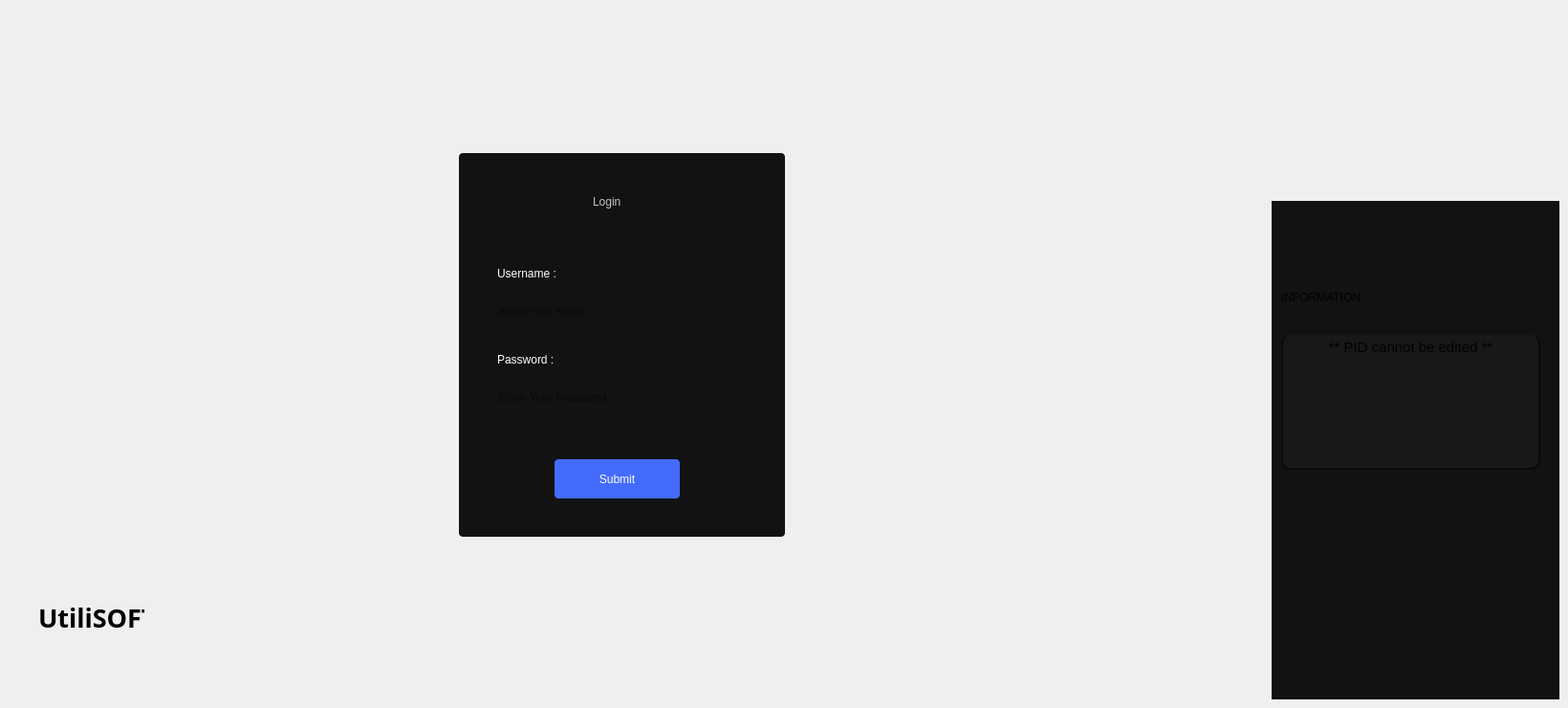
    <widget class="QWidget" name="login">
     <widget class="QWidget" name="widget_96" native="true">
      <property name="geometry">
       <rect>
        <x>1330</x>
        <y>210</y>
        <width>301</width>
        <height>521</height>
       </rect>
      </property>
      <property name="styleSheet">
       <string notr="true">background:#121212;
border: 2px solid #0a0a0a;
border-top:none;</string>
      </property>
      <widget class="QWidget" name="widget_97" native="true">
       <property name="geometry">
        <rect>
         <x>10</x>
         <y>140</y>
         <width>271</width>
         <height>141</height>
        </rect>
       </property>
       <property name="styleSheet">
        <string notr="true">border-radius: 10px;
background:#181818;</string>
       </property>
       <widget class="QTextEdit" name="textEdit_2">
        <property name="geometry">
         <rect>
          <x>0</x>
          <y>0</y>
          <width>271</width>
          <height>141</height>
         </rect>
        </property>
        <property name="styleSheet">
         <string notr="true">font: 12pt &quot;Microsoft Sans Serif&quot;;</string>
        </property>
        <property name="html">
         <string>&lt;!DOCTYPE HTML PUBLIC &quot;-//W3C//DTD HTML 4.0//EN&quot; &quot;http://www.w3.org/TR/REC-html40/strict.dtd&quot;&gt;
&lt;html&gt;&lt;head&gt;&lt;meta name=&quot;qrichtext&quot; content=&quot;1&quot; /&gt;&lt;meta charset=&quot;utf-8&quot; /&gt;&lt;style type=&quot;text/css&quot;&gt;
p, li { white-space: pre-wrap; }
hr { height: 1px; border-width: 0; }
li.unchecked::marker { content: &quot;\2610&quot;; }
li.checked::marker { content: &quot;\2612&quot;; }
&lt;/style&gt;&lt;/head&gt;&lt;body style=&quot; font-family:'Microsoft Sans Serif'; font-size:12pt; font-weight:400; font-style:normal;&quot;&gt;
&lt;p align=&quot;center&quot; style=&quot; margin-top:0px; margin-bottom:0px; margin-left:0px; margin-right:0px; -qt-block-indent:0; text-indent:0px;&quot;&gt;&lt;span style=&quot; font-family:'Segoe UI'; font-size:11pt;&quot;&gt;** PID cannot be edited **&lt;/span&gt;&lt;/p&gt;
&lt;p align=&quot;center&quot; style=&quot;-qt-paragraph-type:empty; margin-top:0px; margin-bottom:0px; margin-left:0px; margin-right:0px; -qt-block-indent:0; text-indent:0px; font-family:'Segoe UI'; font-size:11pt;&quot;&gt;&lt;br /&gt;&lt;/p&gt;
&lt;p align=&quot;center&quot; style=&quot;-qt-paragraph-type:empty; margin-top:0px; margin-bottom:0px; margin-left:0px; margin-right:0px; -qt-block-indent:0; text-indent:0px; font-family:'Segoe UI'; font-size:11pt;&quot;&gt;&lt;br /&gt;&lt;/p&gt;&lt;/body&gt;&lt;/html&gt;</string>
        </property>
       </widget>
      </widget>
      <widget class="QWidget" name="widget_98" native="true">
       <property name="geometry">
        <rect>
         <x>980</x>
         <y>0</y>
         <width>301</width>
         <height>720</height>
        </rect>
       </property>
       <property name="styleSheet">
        <string notr="true">background:#0a0a0a;
border: 2px solid #121212;
border-top:none;</string>
       </property>
       <widget class="QLabel" name="label_286">
        <property name="geometry">
         <rect>
          <x>20</x>
          <y>20</y>
          <width>111</width>
          <height>61</height>
         </rect>
        </property>
        <property name="styleSheet">
         <string notr="true">font: 16pt &quot;Sans Serif Collection&quot;;
border:none;</string>
        </property>
        <property name="text">
         <string>Overview</string>
        </property>
       </widget>
       <widget class="QWidget" name="widget_99" native="true">
        <property name="geometry">
         <rect>
          <x>20</x>
          <y>80</y>
          <width>271</width>
          <height>141</height>
         </rect>
        </property>
        <property name="styleSheet">
         <string notr="true">border-radius: 10px;
background:#181818;</string>
        </property>
        <widget class="QLabel" name="label_287">
         <property name="geometry">
          <rect>
           <x>30</x>
           <y>20</y>
           <width>71</width>
           <height>21</height>
          </rect>
         </property>
         <property name="styleSheet">
          <string notr="true">color:#494949;
</string>
         </property>
         <property name="text">
          <string>Total Sales:</string>
         </property>
        </widget>
        <widget class="QLabel" name="label_290">
         <property name="geometry">
          <rect>
           <x>30</x>
           <y>60</y>
           <width>71</width>
           <height>21</height>
          </rect>
         </property>
         <property name="styleSheet">
          <string notr="true">color:#494949;
</string>
         </property>
         <property name="text">
          <string>Total Profit:</string>
         </property>
        </widget>
        <widget class="QLabel" name="label_291">
         <property name="geometry">
          <rect>
           <x>30</x>
           <y>100</y>
           <width>91</width>
           <height>21</height>
          </rect>
         </property>
         <property name="styleSheet">
          <string notr="true">color:#494949;
</string>
         </property>
         <property name="text">
          <string>Remaining Stock:</string>
         </property>
        </widget>
        <widget class="QLabel" name="label_292">
         <property name="geometry">
          <rect>
           <x>170</x>
           <y>20</y>
           <width>91</width>
           <height>16</height>
          </rect>
         </property>
         <property name="styleSheet">
          <string notr="true">border:none;
color:#adadad;</string>
         </property>
         <property name="text">
          <string>4000</string>
         </property>
        </widget>
        <widget class="QLabel" name="label_293">
         <property name="geometry">
          <rect>
           <x>170</x>
           <y>60</y>
           <width>91</width>
           <height>16</height>
          </rect>
         </property>
         <property name="styleSheet">
          <string notr="true">border:none;
color:#adadad;</string>
         </property>
         <property name="text">
          <string>23%</string>
         </property>
        </widget>
        <widget class="QLabel" name="label_294">
         <property name="geometry">
          <rect>
           <x>170</x>
           <y>100</y>
           <width>91</width>
           <height>16</height>
          </rect>
         </property>
         <property name="styleSheet">
          <string notr="true">border:none;
color:#adadad;</string>
         </property>
         <property name="text">
          <string>3978</string>
         </property>
        </widget>
       </widget>
       <widget class="QLabel" name="label_295">
        <property name="geometry">
         <rect>
          <x>30</x>
          <y>240</y>
          <width>141</width>
          <height>61</height>
         </rect>
        </property>
        <property name="styleSheet">
         <string notr="true">font: 16pt &quot;Sans Serif Collection&quot;;
border:none;</string>
        </property>
        <property name="text">
         <string>Weekly Report</string>
        </property>
       </widget>
       <widget class="QTableWidget" name="tableWidget_21">
        <property name="geometry">
         <rect>
          <x>20</x>
          <y>310</y>
          <width>271</width>
          <height>231</height>
         </rect>
        </property>
        <property name="styleSheet">
         <string notr="true">QTableWidget, QTableView {
    border: 1px solid #121212;
    border-radius: 5px;
    gridline-color: #ddd;
    background-color: #adadad;
    font-size: 10px;
    font-family: Arial, sans-serif;
    color: #333;
    selection-background-color: #0078D7;
    selection-color: white;
}

QHeaderView::section {
    background-color:#0a0a0a;
    color: white;
    padding: 4px;
    border: 1px solid #121212;
    font-size: 10px;
    font-weight: bold;
    text-align: center;
}

QTableWidget::item, QTableView::item {
    padding: 2px;
    border-bottom: 1px solid #ddd;
    text-align: center;
}

QTableWidget::item:selected, QTableView::item:selected {
    background-color: #0078D7;
    color: white;
}

QTableCornerButton::section {
    background-color: #adadad;
    border: 1px solid #adadad;
	border-top-left-radius: 8px;
  
}
</string>
        </property>
        <row/>
        <row/>
        <row/>
        <row/>
        <column>
         <property name="text">
          <string>Total Sales</string>
         </property>
        </column>
        <column>
         <property name="text">
          <string>Total Profit</string>
         </property>
        </column>
        <column>
         <property name="text">
          <string>Remaining Debtors</string>
         </property>
        </column>
        <column>
         <property name="text">
          <string>Remaining Stock</string>
         </property>
        </column>
        <item row="0" column="0">
         <property name="text">
          <string>2123</string>
         </property>
        </item>
       </widget>
      </widget>
      <widget class="QLabel" name="label_296">
       <property name="geometry">
        <rect>
         <x>10</x>
         <y>70</y>
         <width>181</width>
         <height>61</height>
        </rect>
       </property>
       <property name="styleSheet">
        <string notr="true">font: 16pt &quot;Sans Serif Collection&quot;;
border:none;</string>
       </property>
       <property name="text">
        <string>INFORMATION</string>
       </property>
      </widget>
      <widget class="QPushButton" name="pushButton_21">
       <property name="geometry">
        <rect>
         <x>250</x>
         <y>20</y>
         <width>21</width>
         <height>20</height>
        </rect>
       </property>
       <property name="styleSheet">
        <string notr="true">border:none;</string>
       </property>
       <property name="text">
        <string/>
       </property>
      </widget>
      <widget class="QLabel" name="label_75">
       <property name="geometry">
        <rect>
         <x>250</x>
         <y>20</y>
         <width>21</width>
         <height>21</height>
        </rect>
       </property>
       <property name="styleSheet">
        <string notr="true">background-color:transparent;
background-image: url(&quot;:/new/prefix1/images/cancel-01-Stroke-Rounded.png&quot;);
    background-repeat: no-repeat;
    background-position: center;
    background-origin: content;
border:none;</string>
       </property>
       <property name="text">
        <string/>
       </property>
      </widget>
     </widget>
     <widget class="QWidget" name="widget_29" native="true">
      <property name="geometry">
       <rect>
        <x>0</x>
        <y>0</y>
        <width>1290</width>
        <height>691</height>
       </rect>
      </property>
      <property name="styleSheet">
       <string notr="true">background-color:transparent;
background-image: url(&quot;:/new/prefix1/images/wmremove-transformed (1).png&quot;);
    background-repeat: no-repeat;
    background-position: center;
    background-origin: content;
max-width:1290px;
max-height:720px;</string>
      </property>
      <widget class="QFrame" name="frame_9">
       <property name="geometry">
        <rect>
         <x>480</x>
         <y>160</y>
         <width>341</width>
         <height>401</height>
        </rect>
       </property>
       <property name="styleSheet">
        <string notr="true"> background: #121212;
  border-radius: 4px;
</string>
       </property>
       <property name="frameShape">
        <enum>QFrame::Shape::StyledPanel</enum>
       </property>
       <property name="frameShadow">
        <enum>QFrame::Shadow::Raised</enum>
       </property>
       <widget class="QLabel" name="label_70">
        <property name="geometry">
         <rect>
          <x>140</x>
          <y>10</y>
          <width>71</width>
          <height>71</height>
         </rect>
        </property>
        <property name="styleSheet">
         <string notr="true">
border: none;
 background: transparent;</string>
        </property>
        <property name="text">
         <string/>
        </property>
        <property name="pixmap">
         <pixmap>../../../../Qt/pictures/user_1077063.png</pixmap>
        </property>
        <property name="scaledContents">
         <bool>true</bool>
        </property>
       </widget>
       <widget class="QLabel" name="label_274">
        <property name="geometry">
         <rect>
          <x>140</x>
          <y>20</y>
          <width>81</width>
          <height>61</height>
         </rect>
        </property>
        <property name="styleSheet">
         <string notr="true">font: 600 20pt &quot;Sans Serif Collection&quot;;
border:none;
background:none;
color: #c3c3c3;</string>
        </property>
        <property name="text">
         <string>Login</string>
        </property>
       </widget>
       <widget class="QLineEdit" name="username_login">
        <property name="geometry">
         <rect>
          <x>40</x>
          <y>150</y>
          <width>261</width>
          <height>31</height>
         </rect>
        </property>
        <property name="whatsThis">
         <string>&lt;html&gt;&lt;head/&gt;&lt;body&gt;&lt;p&gt;jnm,nm,nm,&lt;/p&gt;&lt;/body&gt;&lt;/html&gt;</string>
        </property>
        <property name="styleSheet">
         <string notr="true">border:none;
border-bottom: 1px solid #3a3a3a;
background:transparent;
border-radius:4px;
color : #ffffff;

QLineEdit::placeholder {
    color: #fff000;  /* Adjust transparency for visibility */
    font-size: 16px;
}</string>
        </property>
        <property name="text">
         <string/>
        </property>
        <property name="placeholderText">
         <string>Enter Your Name</string>
        </property>
       </widget>
       <widget class="QLabel" name="label_73">
        <property name="geometry">
         <rect>
          <x>40</x>
          <y>110</y>
          <width>71</width>
          <height>31</height>
         </rect>
        </property>
        <property name="styleSheet">
         <string notr="true">color:white;
font: 10pt &quot;Segoe UI&quot;;
border: none;</string>
        </property>
        <property name="text">
         <string>Username :</string>
        </property>
       </widget>
       <widget class="QLabel" name="label_76">
        <property name="geometry">
         <rect>
          <x>40</x>
          <y>200</y>
          <width>71</width>
          <height>31</height>
         </rect>
        </property>
        <property name="styleSheet">
         <string notr="true">color:white;
font: 10pt &quot;Segoe UI&quot;;
border: none;</string>
        </property>
        <property name="text">
         <string>Password :</string>
        </property>
       </widget>
       <widget class="QLineEdit" name="password_login">
        <property name="geometry">
         <rect>
          <x>40</x>
          <y>240</y>
          <width>261</width>
          <height>31</height>
         </rect>
        </property>
        <property name="whatsThis">
         <string>&lt;html&gt;&lt;head/&gt;&lt;body&gt;&lt;p&gt;jnm,nm,nm,&lt;/p&gt;&lt;/body&gt;&lt;/html&gt;</string>
        </property>
        <property name="styleSheet">
         <string notr="true">border:none;
border-bottom: 1px solid #3a3a3a;
background:transparent;
border-radius:4px;
color : #ffffff;

QLineEdit::placeholder {
    color: #fff000;  /* Adjust transparency for visibility */
    font-size: 16px;
}</string>
        </property>
        <property name="text">
         <string/>
        </property>
        <property name="placeholderText">
         <string>Enter Your Password</string>
        </property>
       </widget>
       <widget class="QPushButton" name="loginbtn">
        <property name="geometry">
         <rect>
          <x>100</x>
          <y>320</y>
          <width>131</width>
          <height>41</height>
         </rect>
        </property>
        <property name="minimumSize">
         <size>
          <width>131</width>
          <height>41</height>
         </size>
        </property>
        <property name="styleSheet">
         <string notr="true">background:#436cfd;
font: 500 10pt &quot;Microsoft Sans Serif&quot;;
color:white;
border-radius: 4px;
</string>
        </property>
        <property name="text">
         <string>Submit</string>
        </property>
       </widget>
       <widget class="QLabel" name="label_275">
        <property name="geometry">
         <rect>
          <x>270</x>
          <y>150</y>
          <width>31</width>
          <height>31</height>
         </rect>
        </property>
        <property name="styleSheet">
         <string notr="true">background-color:transparent;
background-image: url(&quot;:/new/prefix1/images/user-circle-Stroke-Rounded.png&quot;);
    background-repeat: no-repeat;
    background-position: center;
    background-origin: content;</string>
        </property>
        <property name="text">
         <string/>
        </property>
        <property name="scaledContents">
         <bool>true</bool>
        </property>
       </widget>
       <widget class="QPushButton" name="eyeButton">
        <property name="geometry">
         <rect>
          <x>270</x>
          <y>240</y>
          <width>31</width>
          <height>31</height>
         </rect>
        </property>
        <property name="styleSheet">
         <string notr="true">background:transparent;
</string>
        </property>
        <property name="text">
         <string/>
        </property>
       </widget>
      </widget>
      <widget class="QLabel" name="label_74">
       <property name="geometry">
        <rect>
         <x>40</x>
         <y>630</y>
         <width>111</width>
         <height>31</height>
        </rect>
       </property>
       <property name="font">
        <font>
         <family>Century Gothic</family>
         <pointsize>20</pointsize>
         <italic>false</italic>
         <bold>true</bold>
         <underline>false</underline>
        </font>
       </property>
       <property name="styleSheet">
        <string notr="true">font: 700 20pt &quot;Century Gothic&quot;;
background:none;
border:none;
</string>
       </property>
       <property name="text">
        <string>UtiliSOFT</string>
       </property>
      </widget>
     </widget>
     <zorder>widget_29</zorder>
     <zorder>widget_96</zorder>
    </widget>
